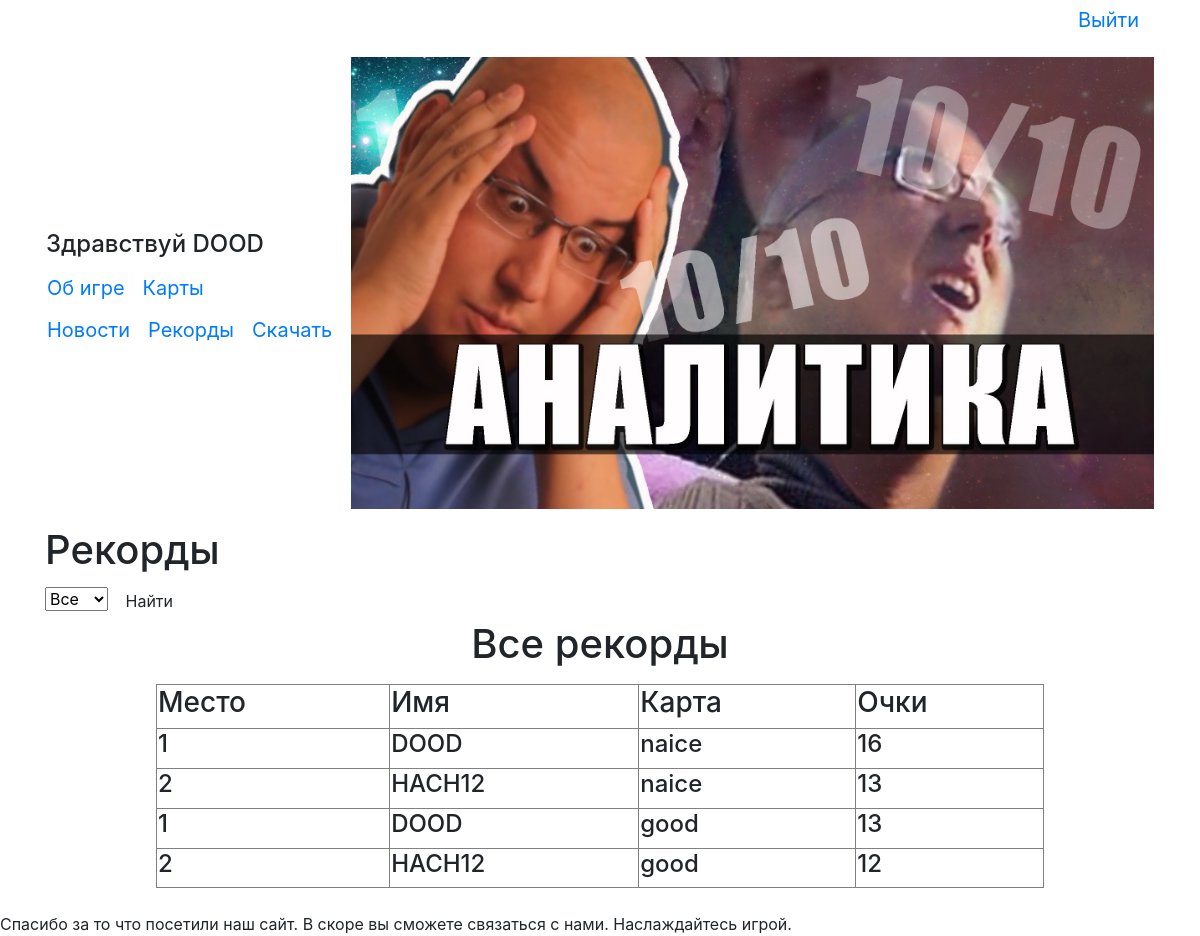
/records (signed in), run on the app's committed database.
### data/users.py (models this page shows, shortened)
class User(SqlAlchemyBase, UserMixin, SerializerMixin):
    __tablename__ = 'users'
    id = sqlalchemy.Column(sqlalchemy.Integer,
                           primary_key=True, autoincrement=True)
    name = sqlalchemy.Column(sqlalchemy.String(15), unique=True)
    email = sqlalchemy.Column(sqlalchemy.String, unique=True)
    hashed_password = sqlalchemy.Column(sqlalchemy.String)
    create_date = sqlalchemy.Column(sqlalchemy.DateTime, default=datetime.datetime.now)
    records = orm.relation("Records", back_populates='user')
    news = orm.relation("News", back_populates='user')

### data/records.py (models this page shows)
class Records(SqlAlchemyBase, SerializerMixin):
    __tablename__ = 'records'
    id = sqlalchemy.Column(sqlalchemy.Integer,
                           primary_key=True, autoincrement=True)
    map_name = sqlalchemy.Column(sqlalchemy.String, nullable=True)
    points = sqlalchemy.Column(sqlalchemy.Integer, nullable=True)
    user_id = sqlalchemy.Column(sqlalchemy.Integer,
                             sqlalchemy.ForeignKey("users.id"))
    user = orm.relation('User', back_populates='records')

### main.py (the view)
@app.route('/records')
@app.route('/records/<name>', methods=['GET', 'POST'])
def records(name=None):
    session = db_session.create_session()
    maps = session.query(Maps)
    if name:
        count = "Все рекорды на карте " + name
        records = [sorted(session.query(Records).filter(Records.map_name == name),
                          key=lambda x: x.points)[::-1]]
    else:
        count = 'Все рекорды'
        records = []
        for i in session.query(Maps):
            lst = session.query(Records).filter(Records.map_name == i.name_map)
            if lst:
                records.append(sorted(lst, key=lambda x: x.points, reverse=True)[:10])
            else:
                break
    return render_template('records.html', title='Рекорды', maps=maps, records=records, count=count)

### data/db_session.py (called while the page is built)
def create_session() -> Session:
    global __factory
    return __factory()

### main.py (called while the page is built)
@login_manager.user_loader
def load_user(user_id):
    session = db_session.create_session()
    return session.query(User).get(user_id)

### templates/records.html (shortened to what this page needs)
{% extends "base.html" %}
{% block content %}
<h1>Рекорды</h1>
<form method="POST" action="{{ url_for('get_one_records') }}">
    <select name="records" size="1">
        <option value="">Все</option>
    </select>
    <button type="submit" class="btn btn-default">Найти</button>
    <div>
        <center>
            <h1>{{count}}</h1>
        </center>
        <table width=80% border="1" align="center">
            <tr>
                <td><h3>Место</h3></td>
                <td><h3>Имя</h3></td>
                <td><h3>Карта</h3></td>
                <td><h3>Очки</h3></td>
            </tr>
            <p>{% for record in records %}
                {% for item in record %}
                <tr>
                    <td><h4>{{loop.index}}</h4></td>
                    <td><h4>{{item.user.name}}</h4></td>
                    <td><h4>{{item.map_name}}</h4></td>
                    <td><h4>{{item.points}}</h4></td>
                </tr>
                {% endfor %}
                {% endfor %}
            </p>
        </table>
    </div>
</form>
{% endblock %}

### templates/base.html (shortened to what this page needs)
<!doctype html>
<html lang="ru" xmlns="http://www.w3.org/1999/html" xmlns="http://www.w3.org/1999/html">
<head>
    <link rel="stylesheet"
          href="https://stackpath.bootstrapcdn.com/bootstrap/4.4.1/css/bootstrap.min.css"
>
</head>
<body>
<main role="main" class="container">
    <table border=0 width=100%>
        {% if current_user.is_authenticated %}
        <p align="right"><a class="navbar-brand" href="/logout">Выйти</a></p>
        {% endif %}
        <td>
            {% if current_user.is_authenticated %}
            <h4>Здравствуй {{ current_user.name }}</h4>
            {% endif %}
            <div>
                <table border="0">
                    <tr>
                        <td><a class="navbar-brand" href="/information">Об игре</a></td>
                        <td><a class="navbar-brand" href="/maps">Карты</a></td>
                    </tr>
                </table>
            </div>
            {% if current_user.is_authenticated %}
            <div>
                <table border="0">
                    <tr>
                        <td><a class="navbar-brand" href="/">Новости</a></td>
                        <td><a class="navbar-brand" href="/records">Рекорды</a></td>
                        <td><a class="navbar-brand" href="/downoload" download>Скачать</a></td>
                    </tr>
                </table>
            </div>
            {% else %}
            <p>
                <a class="btn btn-primary " href="/register">Зарегистрироваться</a>
                <a class="btn btn-success" href="/login">Войти</a>
            </p>
            {% endif %}
        </td>
        <td>
            <p><img src="static/img/fn.jpg" width=100%  alt='Игра для настоящий ценителей!(Если вы не цунитель, то всеровно играйте)'></p>
        </td>
    </table>
    {% block content %}{% endblock %}
</main>
</body>
<footer>
    <br>
    Спасибо за то что посетили наш сайт. В скоре вы сможете связаться с нами. Наслаждайтесь игрой.
</footer>
</html>

### data on the page
User: name "DOOD"
Records: user.name "DOOD", map_name "naice", points "16"
Records: user.name "HACH12", map_name "naice", points "13"
Records: user.name "DOOD", map_name "good", points "13"
Records: user.name "HACH12", map_name "good", points "12"

### other printed values
{{ count }} "Все рекорды"
